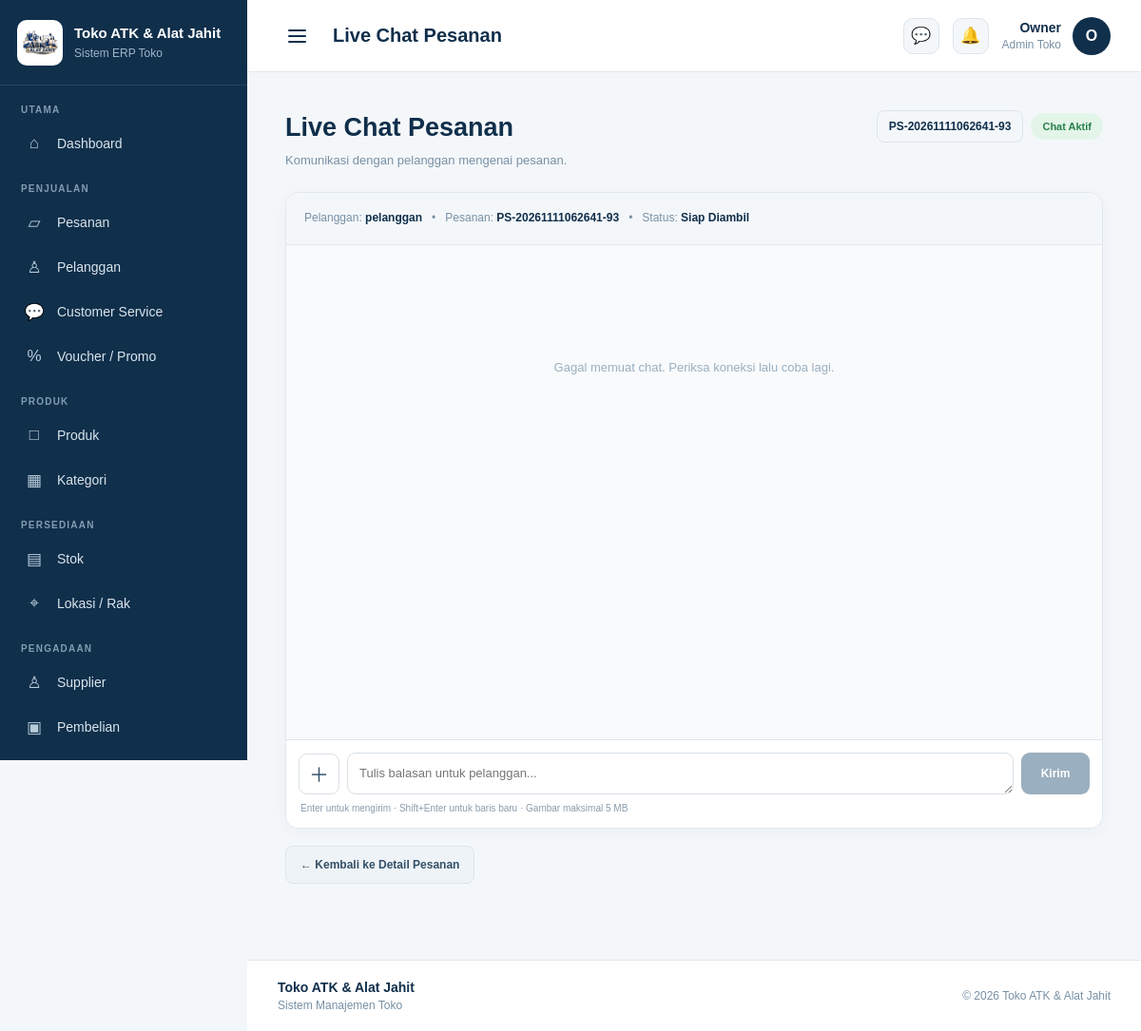
/admin/pesanan/chat.php?id=24 (signed in), run on the app's committed database.
### tables this page shows
CREATE TABLE `pesanan` (
  `id_pesanan` int(11) NOT NULL,
  `nomor_pesanan` varchar(30) NOT NULL,
  `id_pelanggan` int(11) NOT NULL,
  `id_voucher` int(11) DEFAULT NULL,
  `kode_voucher` varchar(50) DEFAULT NULL,
  `diskon_voucher` decimal(12,2) NOT NULL DEFAULT 0.00,
  `tanggal_pesanan` datetime NOT NULL DEFAULT current_timestamp(),
  `total_harga` decimal(15,2) NOT NULL DEFAULT 0.00,
  `status_pesanan` enum('Menunggu Pembayaran','Menunggu Verifikasi','Diproses','Siap Diambil','Selesai','Dibatalkan') NOT NULL DEFAULT 'Menunggu Pembayaran',
  `bukti_pembayaran` varchar(255) DEFAULT NULL,
  `catatan` text DEFAULT NULL,
  `created_at` timestamp NOT NULL DEFAULT current_timestamp(),
  `updated_at` timestamp NOT NULL DEFAULT current_timestamp() ON UPDATE current_timestamp()
);

CREATE TABLE `chat_session` (
  `id_chat` int(11) NOT NULL,
  `id_pesanan` int(11) NOT NULL,
  `id_pelanggan` int(11) NOT NULL,
  `status_chat` enum('Aktif','Selesai') NOT NULL DEFAULT 'Aktif',
  `created_at` timestamp NOT NULL DEFAULT current_timestamp(),
  `ended_at` timestamp NULL DEFAULT NULL
);

CREATE TABLE `pelanggan` (
  `id_pelanggan` int(11) NOT NULL,
  `nama` varchar(100) NOT NULL,
  `email` varchar(150) NOT NULL,
  `foto_profil` varchar(255) DEFAULT NULL,
  `password` varchar(255) NOT NULL,
  `created_at` timestamp NOT NULL DEFAULT current_timestamp()
);

### admin/pesanan/chat.php (the view, shortened to what this page needs)
<?php
require_once __DIR__ . "/../../config/koneksi.php";
$id_pesanan = (int) ($_GET['id'] ?? 0);
function adminChatEscape($value): string
{
    return htmlspecialchars(
        (string) ($value ?? ''),
        ENT_QUOTES,
        'UTF-8'
    );
}
$stmt = mysqli_prepare(
    $conn,
    "SELECT
        p.id_pesanan,
        p.nomor_pesanan,
        p.status_pesanan,
        p.id_pelanggan,
        pl.nama
     FROM pesanan p
     LEFT JOIN pelanggan pl
        ON p.id_pelanggan = pl.id_pelanggan
     WHERE p.id_pesanan = ?
     LIMIT 1"
);
mysqli_stmt_bind_param($stmt, "i", $id_pesanan);
mysqli_stmt_execute($stmt);
$result = mysqli_stmt_get_result($stmt);
$pesanan = mysqli_fetch_assoc($result);
$id_pelanggan = (int) $pesanan['id_pelanggan'];
$status_pesanan = (string) $pesanan['status_pesanan'];
$chat_pesanan_aktif = in_array(
    $status_pesanan,
    ['Diproses', 'Siap Diambil'],
    true
);
$stmt = mysqli_prepare(
    $conn,
    "SELECT
        id_chat,
        id_pesanan,
        id_pelanggan,
        status_chat,
        created_at,
        ended_at
     FROM chat_session
     WHERE id_pesanan = ?
       AND id_pelanggan = ?
     LIMIT 1"
);
mysqli_stmt_bind_param(
    $stmt,
    "ii",
    $id_pesanan,
    $id_pelanggan
);
mysqli_stmt_execute($stmt);
$result = mysqli_stmt_get_result($stmt);
$chat = mysqli_fetch_assoc($result);
$id_chat = (int) ($chat['id_chat'] ?? 0);
$chat_bisa_dipakai = $chat_pesanan_aktif
    && $id_chat > 0
    && ($chat['status_chat'] ?? '') === 'Aktif';
$status_chat_text = $chat_bisa_dipakai
    ? 'Chat Aktif'
    : 'Chat Selesai';
$status_chat_class = $chat_bisa_dipakai
    ? 'chat-active'
    : 'chat-ended';
?>
<!DOCTYPE html>
<html lang="id">
<head>
<link rel="stylesheet" href="../assets/css/admin.css">
</head>
<body>
<div class="admin-layout">
    <?php require_once __DIR__ . "/../includes/sidebar.php"; ?>
    <main class="admin-main">
        <?php require_once __DIR__ . "/../includes/navbar.php"; ?>
        <section class="admin-content">
            <div class="chat-page">
                <div class="chat-header">
                    <div class="chat-header-left">
                        <h1>Live Chat Pesanan</h1>
                        <p>Komunikasi dengan pelanggan mengenai pesanan.</p>
                    </div>
                    <div class="chat-header-right">
                        <span class="chat-order-number">
                            <?= adminChatEscape($pesanan['nomor_pesanan']); ?>
                        </span>
                        <span class="chat-status <?= $status_chat_class; ?>">
                            <?= adminChatEscape($status_chat_text); ?>
                        </span>
                    </div>
                </div>
                <div class="chat-card">
                    <div class="chat-info">
                        Pelanggan:
                        <strong><?= adminChatEscape($pesanan['nama'] ?? '-'); ?></strong>
                        &nbsp; • &nbsp;
                        Pesanan:
                        <strong><?= adminChatEscape($pesanan['nomor_pesanan']); ?></strong>
                        &nbsp; • &nbsp;
                        Status:
                        <strong><?= adminChatEscape($status_pesanan); ?></strong>
                    </div>
                    <div class="chat-box" id="chatBox" aria-live="polite">
                    </div>
                    <?php if ($chat_bisa_dipakai): ?>
                    <form class="chat-form" id="chatForm" enctype="multipart/form-data" autocomplete="off">
                        <div class="chat-compose">
                            <button
                                type="button"
                                class="chat-attach"
                                id="attachImage"
                                aria-label="Pilih gambar"
                                title="Kirim gambar"
                            >＋</button>
                            <textarea
                                name="pesan"
                                id="chatInput"
                                class="chat-input"
                                placeholder="Tulis balasan untuk pelanggan..."
                                maxlength="1000"
                                rows="1"
                                aria-label="Tulis balasan"
                            ></textarea>
                            <button
                                type="submit"
                                class="chat-send"
                                id="chatSend"
                                disabled
                            >Kirim</button>
                        </div>
                        <div class="chat-hint">
                            Enter untuk mengirim · Shift+Enter untuk baris baru · Gambar maksimal 5 MB
                        </div>
                    </form>
                    <?php endif; ?>
                </div>
                <a
                    href="detail.php?id=<?= $id_pesanan; ?>"
                    class="btn-back-chat"
                >← Kembali ke Detail Pesanan</a>
            </div>
        </section>
        <?php require_once __DIR__ . "/../includes/footer.php"; ?>
    </main>
</div>
</body>
</html>

### admin/assets/css/admin.css (style rules this page uses)
* { margin: 0; padding: 0; box-sizing: border-box; }
html { font-size: 16px; }
body { font-family: Arial, Helvetica, sans-serif; background: #f4f7fa; color: #102f4b; min-height: 100vh; }
a { text-decoration: none; color: inherit; }
.admin-layout { display: flex; min-height: 100vh; width: 100%; }
.admin-main { flex: 1; min-width: 0; min-height: 100vh; }
.admin-content { padding: 40px; max-width: 1500px; }

### admin/pesanan/chat.php (style rules this page uses)
.chat-page { width:100%; max-width:1000px; margin:0 auto; min-width:0 }
.chat-header { display:flex; justify-content:space-between; align-items:flex-start; flex-wrap:wrap; gap:16px; margin-bottom:22px }
.chat-header-left { flex:1; min-width:0 }
.chat-header-left h1 { margin:0 0 7px; color:#102f4b; font-size:27px; line-height:1.35; overflow-wrap:anywhere }
.chat-header-left p { margin:0; color:#7890a4; font-size:13px; line-height:1.6 }
.chat-header-right { display:flex; align-items:center; justify-content:flex-end; flex-wrap:wrap; gap:8px; min-width:0 }
.chat-order-number { max-width:100%; padding:9px 12px; background:#f4f7fa; border:1px solid #dce5ec; border-radius:8px; color:#102f4b; font-size:12px; font-weight:700; overflow-wrap:anywhere }
.chat-status { padding:8px 12px; border-radius:20px; font-size:11px; font-weight:700 }
.chat-active { background:#e3f5e9; color:#27804a }
.chat-card { min-width:0; overflow:hidden; background:#fff; border:1px solid #e0e7ed; border-radius:14px; box-shadow:0 4px 15px rgba(16,47,75,.04) }
.chat-info { padding:16px 19px; background:#f4f7fa; border-bottom:1px solid #e0e7ed; color:#7890a4; font-size:12px; line-height:1.8; overflow-wrap:anywhere }
.chat-info strong { color:#102f4b }
.chat-box { height:520px; max-height:65vh; min-height:280px; padding:18px; overflow-y:auto; overflow-x:hidden; overscroll-behavior:contain; background:#f8fafc }
.chat-form { padding:13px; border-top:1px solid #e0e7ed; background:#fff; min-width:0 }
.chat-compose { display:flex; align-items:flex-end; gap:8px; min-width:0 }
.chat-input { flex:1; width:100%; min-width:0; min-height:44px; max-height:140px; resize:vertical; padding:11px 12px; border:1px solid #d8e0e7; border-radius:9px; outline:none; font:inherit; font-size:13px; line-height:1.5; color:#334f66; background:#fff }
.chat-attach { display:flex; align-items:center; justify-content:center; flex:0 0 43px; width:43px; height:43px; border:1px solid #d8e0e7; border-radius:9px; color:#334f66; background:#fff; font-size:21px; cursor:pointer }
.chat-send { flex:0 0 auto; min-width:72px; height:44px; padding:0 16px; border:0; border-radius:9px; background:#102f4b; color:#fff; font-size:12px; font-weight:700; cursor:pointer }
.chat-send:disabled { background:#9aafbf; cursor:not-allowed }
.chat-hint { padding:7px 2px 0; color:#8a9bab; font-size:10px; line-height:1.5 }
.btn-back-chat { display:inline-flex; align-items:center; justify-content:center; margin-top:18px; max-width:100%; min-height:40px; padding:10px 15px; background:#eef3f7; border:1px solid #dce5ec; color:#334f66; text-decoration:none; border-radius:8px; font-size:12px; font-weight:700; text-align:center; line-height:1.5 }

### data on the page
pesanan: nomor_pesanan "PS-20261111062641-93", status_pesanan.status_chat "Chat Aktif", id_pelanggan.nama "pelanggan", status_pesanan "Siap Diambil"

### other printed values
$pageTitle "Live Chat Pesanan"
$namaAdmin "Owner"
$avatar "O"
